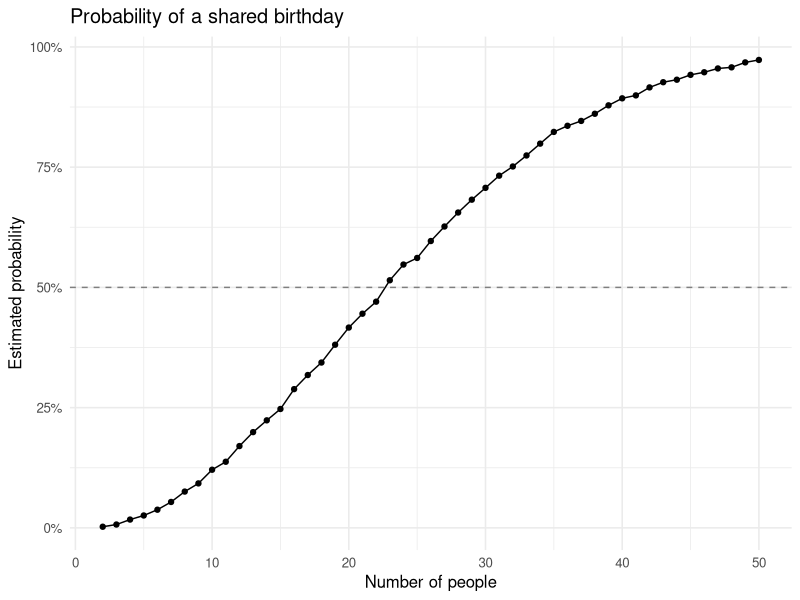

R code for this plot: (Note: this script raises an error after producing the figure.)
## ---- chunk 1

library(dplyr)
library(tidyverse)
library(purrr)
## ---- chunk 2
has_shared_birthday = function(group_size) {
  birthdays = sample(1:365, size = group_size, replace = TRUE)
  any(duplicated(birthdays))
}
## ---- chunk 3
set.seed(8105)

birthday_probabilities =
  expand_grid(
    group_size = 2:50,
    simulation = 1:10000
  ) |>
  mutate(shared_birthday = map_lgl(group_size, has_shared_birthday)) |>
  group_by(group_size) |>
  summarize(
    probability = mean(shared_birthday),
    .groups = "drop"
  )
## ---- chunk 4
birthday_probabilities |>
  ggplot(aes(x = group_size, y = probability)) +
  geom_line() +
  geom_point(size = 1.5) +
  geom_hline(yintercept = 0.5, linetype = "dashed", color = "gray50") +
  scale_y_continuous(labels = scales::label_percent()) +
  labs(
    title = "Probability of a shared birthday",
    x = "Number of people",
    y = "Estimated probability"
  ) +
  theme_minimal(base_size = 12)
## ---- chunk 5
participant_data =
  tibble(
    files = list.files("data/"),
    path = str_c("data/", files)
  ) |>
  mutate(data = purrr::map(path, read_csv)) |>
  unnest(data)

weekly_data =
  participant_data |>
  mutate(
    subject_id = str_replace(files, ".csv", ""),
    arm = str_sub(subject_id, 1, 3)
  ) |>
  pivot_longer(
    week_1:week_8,
    names_to = "week",
    names_prefix = "week_",
    values_to = "outcome"
  ) |>
  mutate(week = as.numeric(week)) |>
  select(subject_id, arm, week, outcome)
## ---- chunk 6
weekly_data |>
  ggplot(aes(x = week, y = outcome, group = subject_id, color = arm)) +
  geom_line() +
  geom_point() +
  facet_grid(~ arm) +
  labs(
    title = "Weekly outcomes by study arm",
    x = "Week",
    y = "Outcome",
    color = "Study arm"
  ) +
  theme_minimal(base_size = 12)
## ---- chunk 7
simulate_t_test = function(true_mean) {
  sample_data = rnorm(n = 30, mean = true_mean, sd = 5)

  t.test(sample_data, mu = 0, alternative = "two.sided") |>
    broom::tidy() |>
    select(estimate, p.value)
}
## ---- chunk 8
set.seed(8105)

t_test_results =
  expand_grid(
    true_mean = 0:6,
    simulation = 1:5000
  ) |>
  mutate(test_result = map(true_mean, simulate_t_test)) |>
  unnest(test_result)

t_test_summary =
  t_test_results |>
  group_by(true_mean) |>
  summarize(
    rejection_rate = mean(p.value < 0.05),
    mean_all = mean(estimate),
    mean_rejected = mean(estimate[p.value < 0.05]),
    .groups = "drop"
  )
